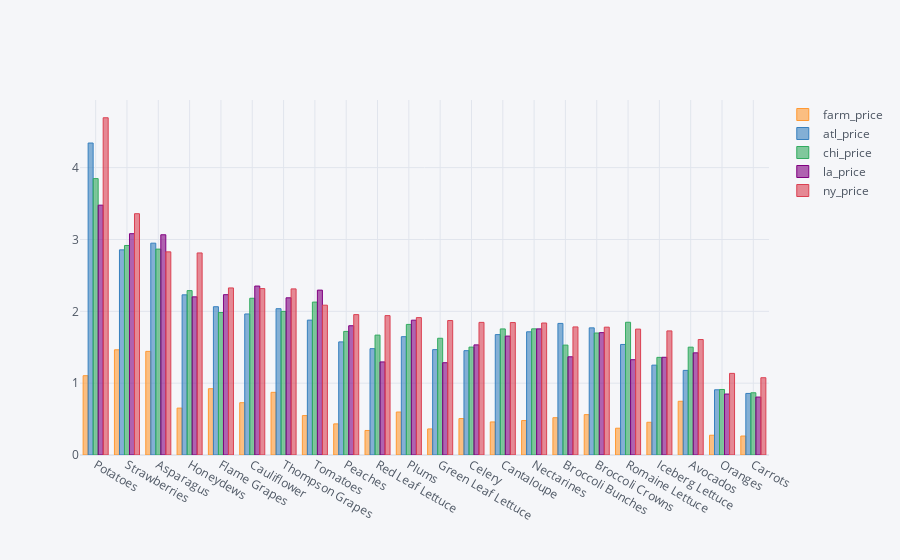

This figure's notebook cell:
### Code cell
# More interactive view with plotly (hover over bars to see values)
product_groupby.mean()[['farm_price','atl_price','chi_price','la_price','ny_price']] \
    .sort_values('ny_price', ascending=False).iplot(kind='bar')

### Figure 1 — Plotly figure (JSON) as saved in the notebook; plotly's stock layout.template omitted (floating-point values rounded to 4 significant figures)
{"data": [{"marker": {"color": "rgba(255, 153, 51, 0.6)", "line": {"color": "rgba(255, 153, 51, 1.0)", "width": 1}}, "name": "farm_price", "orientation": "v", "text": "", "type": "bar", "x": ["Potatoes", "Strawberries", "Asparagus", "Honeydews", "Flame Grapes", "Cauliflower", "Thompson Grapes", "Tomatoes", "Peaches", "Red Leaf Lettuce", "Plums", "Green Leaf Lettuce", "Celery", "Cantaloupe", "Nectarines", "Broccoli Bunches", "Broccoli Crowns", "Romaine Lettuce", "Iceberg Lettuce", "Avocados", "Oranges", "Carrots"], "y": [1.104, 1.464, 1.443, 0.6529, 0.9227, 0.728, 0.8723, 0.5485, 0.4331, 0.3415, 0.5981, 0.3629, 0.5072, 0.4602, 0.4795, 0.5193, 0.5622, 0.3729, 0.4554, 0.7479, 0.2753, 0.2641]}, {"marker": {"color": "rgba(55, 128, 191, 0.6)", "line": {"color": "rgba(55, 128, 191, 1.0)", "width": 1}}, "name": "atl_price", "orientation": "v", "text": "", "type": "bar", "x": ["Potatoes", "Strawberries", "Asparagus", "Honeydews", "Flame Grapes", "Cauliflower", "Thompson Grapes", "Tomatoes", "Peaches", "Red Leaf Lettuce", "Plums", "Green Leaf Lettuce", "Celery", "Cantaloupe", "Nectarines", "Broccoli Bunches", "Broccoli Crowns", "Romaine Lettuce", "Iceberg Lettuce", "Avocados", "Oranges", "Carrots"], "y": [4.343, 2.855, 2.949, 2.229, 2.064, 1.963, 2.036, 1.878, 1.574, 1.48, 1.647, 1.467, 1.452, 1.676, 1.715, 1.832, 1.77, 1.539, 1.251, 1.178, 0.9079, 0.8571]}, {"marker": {"color": "rgba(50, 171, 96, 0.6)", "line": {"color": "rgba(50, 171, 96, 1.0)", "width": 1}}, "name": "chi_price", "orientation": "v", "text": "", "type": "bar", "x": ["Potatoes", "Strawberries", "Asparagus", "Honeydews", "Flame Grapes", "Cauliflower", "Thompson Grapes", "Tomatoes", "Peaches", "Red Leaf Lettuce", "Plums", "Green Leaf Lettuce", "Celery", "Cantaloupe", "Nectarines", "Broccoli Bunches", "Broccoli Crowns", "Romaine Lettuce", "Iceberg Lettuce", "Avocados", "Oranges", "Carrots"], "y": [3.847, 2.916, 2.866, 2.288, 1.983, 2.182, 1.999, 2.129, 1.72, 1.669, 1.818, 1.625, 1.502, 1.755, 1.756, 1.53, 1.698, 1.848, 1.359, 1.501, 0.912, 0.8662]}, {"marker": {"color": "rgba(128, 0, 128, 0.6)", "line": {"color": "rgba(128, 0, 128, 1.0)", "width": 1}}, "name": "la_price", "orientation": "v", "text": "", "type": "bar", "x": ["Potatoes", "Strawberries", "Asparagus", "Honeydews", "Flame Grapes", "Cauliflower", "Thompson Grapes", "Tomatoes", "Peaches", "Red Leaf Lettuce", "Plums", "Green Leaf Lettuce", "Celery", "Cantaloupe", "Nectarines", "Broccoli Bunches", "Broccoli Crowns", "Romaine Lettuce", "Iceberg Lettuce", "Avocados", "Oranges", "Carrots"], "y": [3.478, 3.081, 3.065, 2.201, 2.232, 2.352, 2.188, 2.295, 1.799, 1.296, 1.877, 1.284, 1.533, 1.655, 1.756, 1.367, 1.703, 1.326, 1.36, 1.422, 0.8488, 0.8065]}, {"marker": {"color": "rgba(219, 64, 82, 0.6)", "line": {"color": "rgba(219, 64, 82, 1.0)", "width": 1}}, "name": "ny_price", "orientation": "v", "text": "", "type": "bar", "x": ["Potatoes", "Strawberries", "Asparagus", "Honeydews", "Flame Grapes", "Cauliflower", "Thompson Grapes", "Tomatoes", "Peaches", "Red Leaf Lettuce", "Plums", "Green Leaf Lettuce", "Celery", "Cantaloupe", "Nectarines", "Broccoli Bunches", "Broccoli Crowns", "Romaine Lettuce", "Iceberg Lettuce", "Avocados", "Oranges", "Carrots"], "y": [4.695, 3.359, 2.828, 2.813, 2.326, 2.316, 2.312, 2.086, 1.954, 1.94, 1.912, 1.872, 1.846, 1.844, 1.837, 1.783, 1.78, 1.753, 1.727, 1.607, 1.136, 1.076]}], "layout": {"legend": {"bgcolor": "#F5F6F9", "font": {"color": "#4D5663"}}, "paper_bgcolor": "#F5F6F9", "plot_bgcolor": "#F5F6F9", "title": {"font": {"color": "#4D5663"}}, "xaxis": {"gridcolor": "#E1E5ED", "showgrid": true, "tickfont": {"color": "#4D5663"}, "title": {"font": {"color": "#4D5663"}, "text": ""}, "zerolinecolor": "#E1E5ED"}, "yaxis": {"gridcolor": "#E1E5ED", "showgrid": true, "tickfont": {"color": "#4D5663"}, "title": {"font": {"color": "#4D5663"}, "text": ""}, "zerolinecolor": "#E1E5ED"}}}
